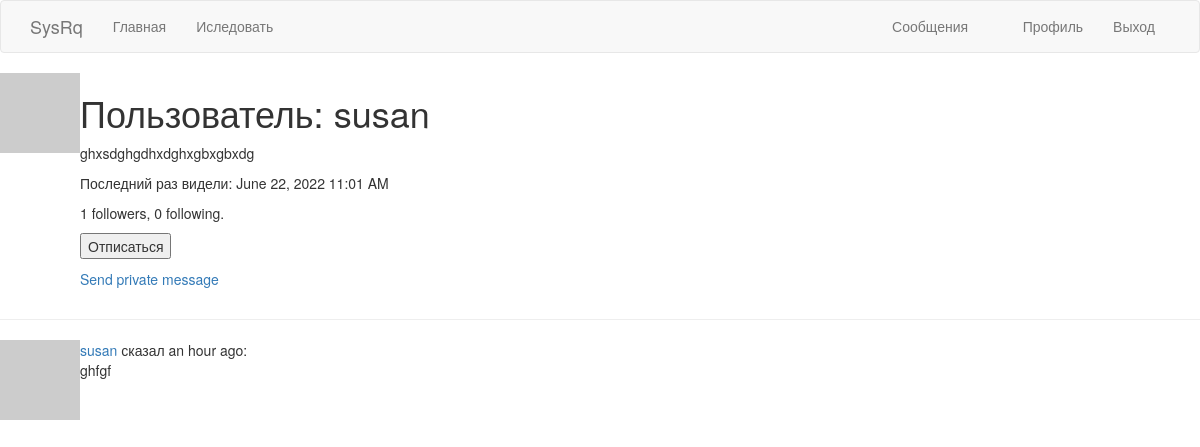
The page /user/susan (signed in) on the database its author committed.
### app/models.py (models this page shows, shortened)
class User(UserMixin, db.Model):
    id = db.Column(db.Integer, primary_key=True)
    username = db.Column(db.String(64), index=True, unique=True)
    email = db.Column(db.String(120), index=True, unique=True)
    password_hash = db.Column(db.String(128))
    posts = db.relationship('Post', backref='author', lazy='dynamic')
    about_me = db.Column(db.String(140))
    last_seen = db.Column(db.DateTime, default=datetime.utcnow)
    followed = db.relationship(
        'User', secondary=followers,
        primaryjoin=(followers.c.follower_id == id),
        secondaryjoin=(followers.c.followed_id == id),
        backref=db.backref('followers', lazy='dynamic'), lazy='dynamic')
    messages_sent = db.relationship('Message',
                                    foreign_keys='Message.sender_id',
                                    backref='author', lazy='dynamic')
    messages_received = db.relationship('Message',
                                        foreign_keys='Message.recipient_id',
                                        backref='recipient', lazy='dynamic')
    last_message_read_time = db.Column(db.DateTime)
    notifications = db.relationship('Notification', backref='user',
                                    lazy='dynamic')
    def new_messages(self):
        last_read_time = self.last_message_read_time or datetime(1900, 1, 1)
        return Message.query.filter_by(recipient=self).filter(
            Message.timestamp > last_read_time).count()
    def avatar(self, size):
        digest = md5(self.email.lower().encode('utf-8')).hexdigest()
        return 'https://www.gravatar.com/avatar/{}?d=identicon&s={}'.format(
            digest, size)
    def is_following(self, user):
        return self.followed.filter(
            followers.c.followed_id == user.id).count() > 0

class Post(db.Model):
    id = db.Column(db.Integer, primary_key=True)
    body = db.Column(db.String(140))
    timestamp = db.Column(db.DateTime, index=True, default=datetime.utcnow)
    user_id = db.Column(db.Integer, db.ForeignKey('user.id'))

### app/routes.py (the view)
@app.route('/user/<username>')
@login_required
def user(username):
    user = User.query.filter_by(username=username).first_or_404()
    page = request.args.get('page', 1, type=int)
    posts = user.posts.order_by(Post.timestamp.desc()).paginate(
        page, app.config['POSTS_PER_PAGE'], False)
    next_url = url_for('user', username=user.username, page=posts.next_num) \
        if posts.has_next else None
    prev_url = url_for('user', username=user.username, page=posts.prev_num) \
        if posts.has_prev else None
    form = EmptyForm()
    return render_template('user.html', user=user, posts=posts.items, next_url=next_url, prev_url=prev_url, form=form)

### app/forms.py
class EmptyForm(FlaskForm):
    submit = SubmitField('Submit')

### app/models.py (called while the page is built)
@login.user_loader
def load_user(id):
    return User.query.get(int(id))

### app/routes.py (called while the page is built)
@app.before_request
def before_request():
    if current_user.is_authenticated:
        current_user.last_seen = datetime.utcnow()
        db.session.commit()

### app/templates/user.html (shortened to what this page needs)
{% extends "base.html" %}
{% block content %}
     <table>
        <tr valign="top">
            <td><img src="{{ user.avatar(128) }}"></td>
            <td>
                <h1>Пользователь: {{ user.username }}</h1>
                {% if user.about_me %}<p>{{ user.about_me }}</p>{% endif %}
                {% if user.last_seen %}
                <p>{{ ('Последний раз видели') }}: {{ moment(user.last_seen).format('LLL') }}</p>
                {% endif %}
                <p>{{ user.followers.count() }} followers, {{ user.followed.count() }} following.</p>
                {% if user == current_user %}
                <p><a href="{{ url_for('edit_profile') }}">Редактировать профиль</a></p>
                {% else %}
                <p>
                    <form action="{{ url_for('unfollow', username=user.username) }}" method="post">
                        {{ form.submit(value='Отписаться') }}
                    </form>
                </p>
                {% endif %}
                {% if user != current_user %}
                <p><a href="{{ url_for('send_message', recipient=user.username) }}">{{ ('Send private message') }}</a></p>
                {% endif %}
            </td>
        </tr>
    </table>
    <hr>
    {% for post in posts %}
        {% include '_post.html' %}
    {% endfor %}
{% endblock %}

### app/templates/_post.html
 <table>
        <tr valign="top">
            <td><img src="{{ post.author.avatar(70) }}"></td>
            <td>
                <a href="{{ url_for('user', username=post.author.username) }}">
                    {{ post.author.username }}
                </a>
                сказал {{ moment(post.timestamp).fromNow() }}:
            <br>
            {{ post.body }}
            </td>
        </tr>
    </table>

### rows shown on the page
User: username "susan", about_me "ghxsdghgdhxdghxgbxgbxdg", last_seen "June 22, 2022 11:01 AM"
Post: author.username "susan", timestamp "an hour ago", body "ghfgf"

### other values the page prints
{{ ('Главная') }} "Главная"
{{ ('Иследовать') }} "Иследовать"
{{ ('Сообщения') }} "Сообщения"
{{ ('Профиль') }} "Профиль"
{{ ('Выход') }} "Выход"
{{ ('Последний раз видели') }} "Последний раз видели"
{{ user.followers.count() }} "1"
{{ user.followed.count() }} "0"
{{ ('Send private message') }} "Send private message"
